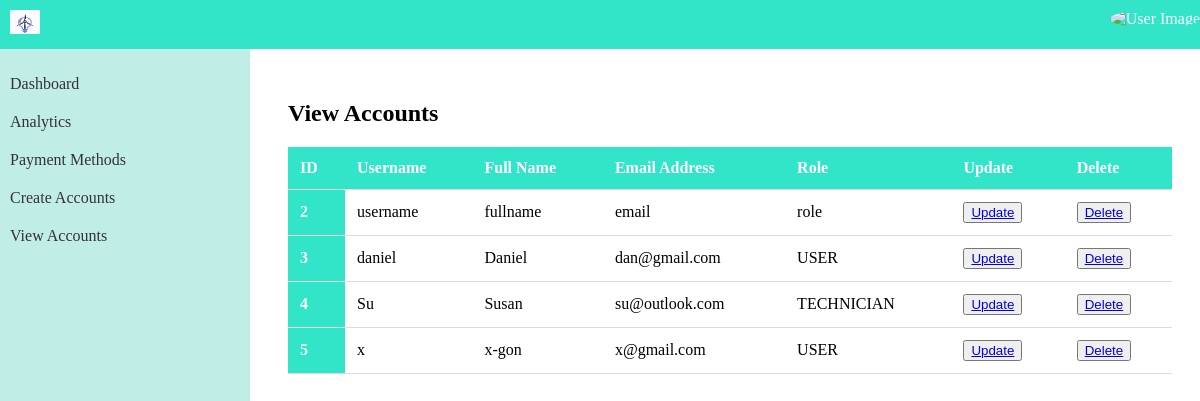
Before: /dashboard/a_viewAccounts.php with the older database file.
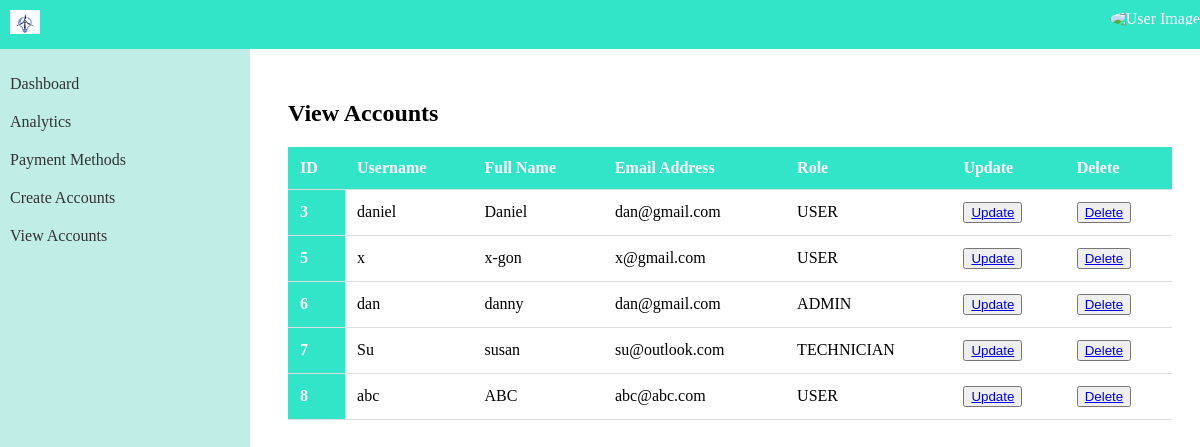
After: the same page with the newer database file.
### tables this page shows
CREATE TABLE `users` (
  `uid` int(75) NOT NULL,
  `uName` varchar(75) NOT NULL,
  `fullName` text NOT NULL,
  `email` varchar(75) NOT NULL,
  `password` varchar(100) NOT NULL,
  `role` text NOT NULL
);

### dashboard/a_viewAccounts.php (the view, shortened to what this page needs)
<!DOCTYPE html>
<html>
<head>
    <link rel="stylesheet" type="text/css" href="view.css">
</head>
<body>
    <div class="navbar">
        <div class="logo">
            <a class="navbar-brand" href="a_dashboard.php">
                <img src="images\logo.jpg" alt="Logo" width="30" height="24">
            </a>
        </div>
        <div class="user-menu">
            <img class="user-img" src="path/to/user-image.jpg" alt="User Image">
        </div>
    </div>
    <div class="sidebar">
        <a href="a_dashboard.php">Dashboard</a>
        <a href="a_analytics.php">Analytics</a>
        <a href="a_paymentMethod.php">Payment Methods</a>
        <a href="a_createAccount.php">Create Accounts</a>
        <a href="a_viewAccounts.php">View Accounts</a>
    </div>
    <div class="content">
        <h2>View Accounts</h2>
        <table class="accounts-table">
            <thead>
                <tr>
                    <th>ID</th>
                    <th>Username</th>
                    <th>Full Name</th>
                    <th>Email Address</th>
                    <th>Role</th>
                    <th>Update</th>
                    <th>Delete</th>
                </tr>
            </thead>
            <tbody>
                <?php
                    include 'connect.php';
                    $sql = "SELECT * FROM users";
                    $result = mysqli_query($connect,$sql);
                    if ($result){
                        while ($row = mysqli_fetch_assoc($result)) {
                            $id = $row['uid'];
                            $username = $row['uName'];
                            $fullname = $row['fullName'];
                            $email = $row['email'];
                            $role = $row['role'];
                            echo "<tr>
                            <th scope = 'row'>$id</th>
                            <td>$username</td>
                            <td>$fullname</td>
                            <td>$email</td>
                            <td>$role</td>
                            <td><button><a href='update.php?updateid=$id'>Update</a></button></td>
                            <td><button><a href='delete.php?deleteid=$id'>Delete</a></button></td>
                            </tr>
                            ";
                        }
                    }
                ?>
            </tbody>
        </table>
    </div>
</body>
</html>

Changed rows visible on the page:
removed users: uid "2", uName "username", fullName "fullname", email "email", role "role"
removed users: uid "4", uName "Su", fullName "Susan", email "su@outlook.com", role "TECHNICIAN"
added users: uid "6", uName "dan", fullName "danny", email "dan@gmail.com", role "ADMIN"
added users: uid "7", uName "Su", fullName "susan", email "su@outlook.com", role "TECHNICIAN"
added users: uid "8", uName "abc", fullName "ABC", email "abc@abc.com", role "USER"
